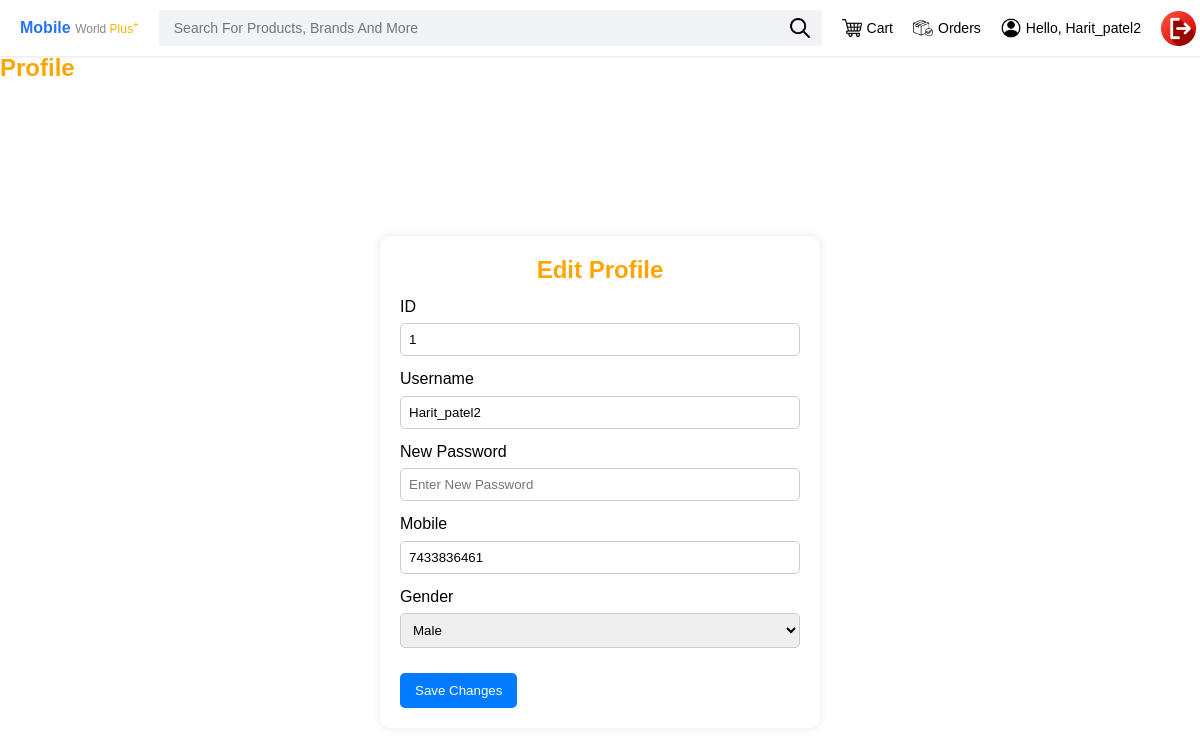
The app's page /header.php?q=3 (signed in) with its own data.
### tables this page shows
CREATE TABLE `users` (
  `id` int(11) NOT NULL,
  `username` varchar(50) NOT NULL,
  `password` varchar(255) NOT NULL,
  `mobile` varchar(15) NOT NULL,
  `gender` enum('Male','Female','Other') NOT NULL,
  `address` varchar(250) NOT NULL
);

### profile.php (the view, shortened to what this page needs)
<?php
include 'db.php';
$id = $_SESSION['id'];
$sql = "SELECT * FROM users WHERE id='$id'";
$result = $conn->query($sql);
if ($result->num_rows > 0) {
    $row = $result->fetch_assoc();
    $mno = $row['mobile'];
    $gen = $row['gender'];
    $unm = $row['username'];
}
?>
<!DOCTYPE html>
<html lang="en">
<head>
    <link rel="stylesheet" href="CSS/home.css">
</head>
<body>
<div class="cen">
    <div class="profile-container">
        <h2>Edit Profile</h2>
        <form action="update_profile.php" method="POST">
            <div class="profile-info">
                <p>
                    <label>ID</label>
                    <input type="text" name="id" value="<?php echo $id; ?>" readonly>
                </p>
                <p>
                    <label>Username</label>
                    <input type="text" name="username" value="<?php echo $unm; ?>">
                </p>
                <p>
                    <label>New Password</label>
                    <input type="password" name="password" placeholder="Enter new password">
                </p>
                <p>
                    <label>Mobile</label>
                    <input type="text" name="mobile" value="<?php echo $mno; ?>">
                </p>
                <p>
                    <label>Gender</label>
                    <select name="gender">
                        <option value="Male" <?php if($gen == 'Male') echo 'selected'; ?>>Male</option>
                    </select>
                </p>
                <button class="edit-button" type="submit">Save Changes</button>
            </div>
        </form>
    </div>
</div>
</body>
</html>

### CSS/home.css (style rules this page uses)
* { padding: 0; margin: 0; text-transform: capitalize; }
h2, h3 { color: orange; }
p { line-height: 1.6; }

### header.php (style rules this page uses)
body { margin: 0; font-family: Arial, sans-serif; }

### profile.php (style rules this page uses)
.profile-container { background: white; padding: 20px; border-radius: 10px; box-shadow: 0px 0px 10px rgba(0, 0, 0, 0.1); width: 400px; text-align: center; }
.profile-info { text-align: left; }
.profile-info p { margin: 10px 0; }
.profile-info input, .profile-info select { width: 100%; padding: 8px; margin-top: 4px; border: 1px solid #ccc; border-radius: 5px; }
.edit-button { background-color: #007bff; color: white; padding: 10px 15px; border: none; border-radius: 5px; cursor: pointer; margin-top: 15px; }
.cen { display: flex; justify-content: center; align-items: center; height: 100vh; }

### records on screen
users: username "harit_patel2", mobile "7433836461", gender "Male"

### other values on screen
$_SESSION['username'] "Harit_patel2"
